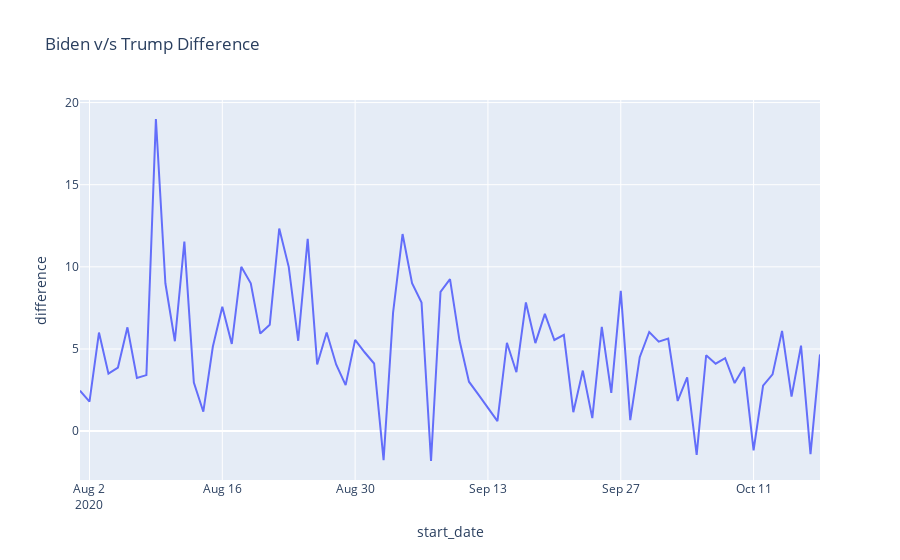

Source (notebook cell):
### Code cell
import plotly.express as px
fig = px.line(diff_by_date, x='start_date', y='difference', title='Biden v/s Trump Difference')
fig.show()
